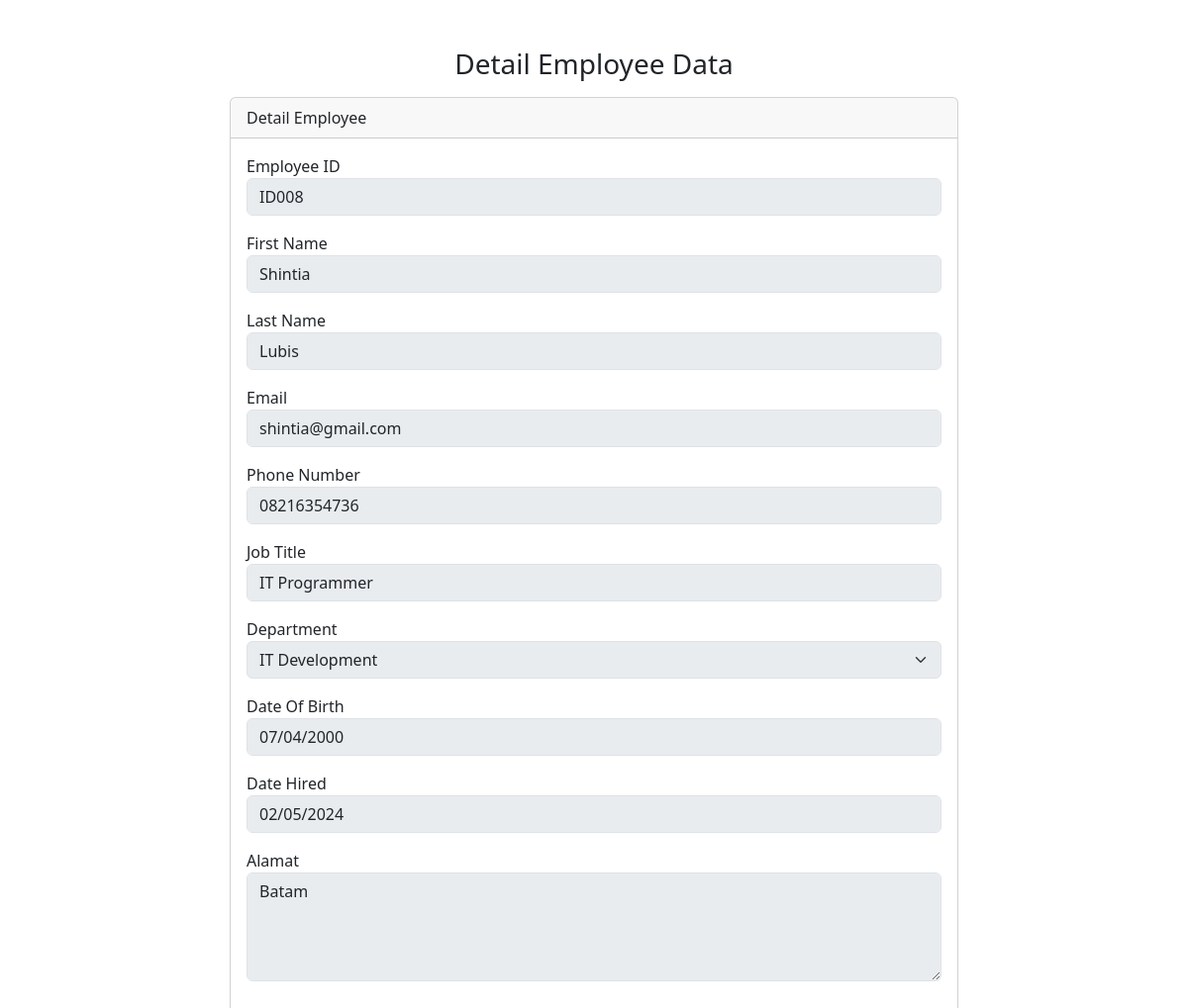
Page /detail_employee.php?id=27 on the committed database.
### tables this page shows
CREATE TABLE `employees` (
  `id` int(11) NOT NULL,
  `employee_id` varchar(255) DEFAULT NULL,
  `first_name` varchar(255) NOT NULL,
  `last_name` varchar(255) NOT NULL,
  `job_title` varchar(255) NOT NULL,
  `department_id` int(11) DEFAULT NULL,
  `date_of_birth` date DEFAULT NULL,
  `date_hired` date DEFAULT NULL,
  `email` varchar(255) DEFAULT NULL,
  `phone_number` varchar(20) DEFAULT NULL,
  `address` varchar(255) DEFAULT NULL,
  `pass` varchar(255) DEFAULT NULL
);

### detail_employee.php (the view, shortened to what this page needs)
<?php
include 'db_config.php';
$id = $_GET['id'];
$sql = "SELECT * FROM employees WHERE id = $id";
$result = $conn->query($sql);
if ($result->num_rows > 0) {
    $employee_data = $result->fetch_assoc();
} else {
    die("Employee Not Found");
}
?>
<!doctype html>
<html lang="en">
<head>
    <link rel="stylesheet" href="https://cdn.jsdelivr.net/npm/bootstrap@5.3.3/dist/css/bootstrap.min.css">
</head>
<body>
    <div class="container form-container mt-5">
        <h3 class="text-center">Detail Employee Data</h3>
        <div class="row mt-3">
            <div class="col-md-8 offset-md-2">
                <div class="card">
                    <div class="card-header">
                        Detail Employee
                    </div>
                    <div class="card-body">
                        <form action="update_employee.php" method="POST">
                            <div class="form-group mb-3">
                                <label for="employee_id">Employee ID</label>
                                <input type="text" name="employee_id" id="employee_id" placeholder="Employee ID" class="form-control" value="<?php echo $employee_data['employee_id']; ?>" disabled>
                            </div>
                            <div class="form-group mb-3">
                                <label for="first_name">First Name</label>
                                <input type="text" name="first_name" id="first_name" placeholder="First Name" class="form-control" value="<?php echo $employee_data['first_name']; ?>" disabled>
                            </div>
                            <div class="form-group mb-3">
                                <label for="last_name">Last Name</label>
                                <input type="text" name="last_name" id="last_name" placeholder="Last Name" class="form-control" value="<?php echo $employee_data['last_name']; ?>" disabled>
                            </div>
                            <div class="form-group mb-3">
                                <label for="email">Email</label>
                                <input type="text" name="email" id="email" placeholder="Email" class="form-control" value="<?php echo $employee_data['email']; ?>" disabled>
                            </div>
                            <div class="form-group mb-3">
                                <label for="phone_number">Phone Number</label>
                                <input type="text" name="phone_number" id="phone_number" placeholder="Phone Number" class="form-control" value="<?php echo $employee_data['phone_number']; ?>" disabled>
                            </div>
                            <div class="form-group mb-3">
                                <label for="job_title">Job Title</label>
                                <input type="text" name="job_title" id="job_title" placeholder="Job Title" class="form-control" value="<?php echo $employee_data['job_title']; ?>" disabled>
                            </div>
                            <div class="form-group mb-3">
                                <label for="department_id">Department</label>
                                <select class="form-select" id="department_id" name="department_id" disabled>
                                    <?php
                                    include 'db_config.php';
                                    $sql = "SELECT * FROM departments";
                                    $result = $conn->query($sql);
                                    while ($row = $result->fetch_assoc()) {
                                        $selected = ($row['id'] == $employee_data['department_id']) ? 'selected' : '';
                                        echo "<option value='{$row['id']}' $selected>{$row['name']}</option>";
                                    }
                                    ?>
                                </select>
                            </div>
                            <div class="form-group mb-3">
                                <label for="date_of_birth">Date Of Birth</label>
                                <input type="date" class="form-control" name="date_of_birth" id="date_of_birth" value="<?php echo $employee_data['date_of_birth']; ?>" disabled></input>
                            </div>
                            <div class="form-group mb-3">
                                <label for="date_hired">Date Hired</label>
                                <input type="date" class="form-control" name="date_hired" id="date_hired" value="<?php echo $employee_data['date_hired']; ?>" disabled></input>
                            </div>
                            <div class="form-group mb-3">
                                <label for="address">Alamat</label>
                                <textarea class="form-control" name="address" id="address" placeholder="Address" rows="4" disabled><?php echo $employee_data['address']; ?></textarea>
                            </div>
                        </form>
                    </div>
                </div>
            </div>
        </div>
    </div>
</body>
</html>

### rows in the picture
employees: employee_id "ID008", first_name "Shintia", last_name "Lubis", email "shintia@gmail.com", phone_number "08216354736", job_title "IT Programmer", date_of_birth "07/04/2000", date_hired "02/05/2024", address "Batam"

### other values in the picture
form field department_id "IT Development"
